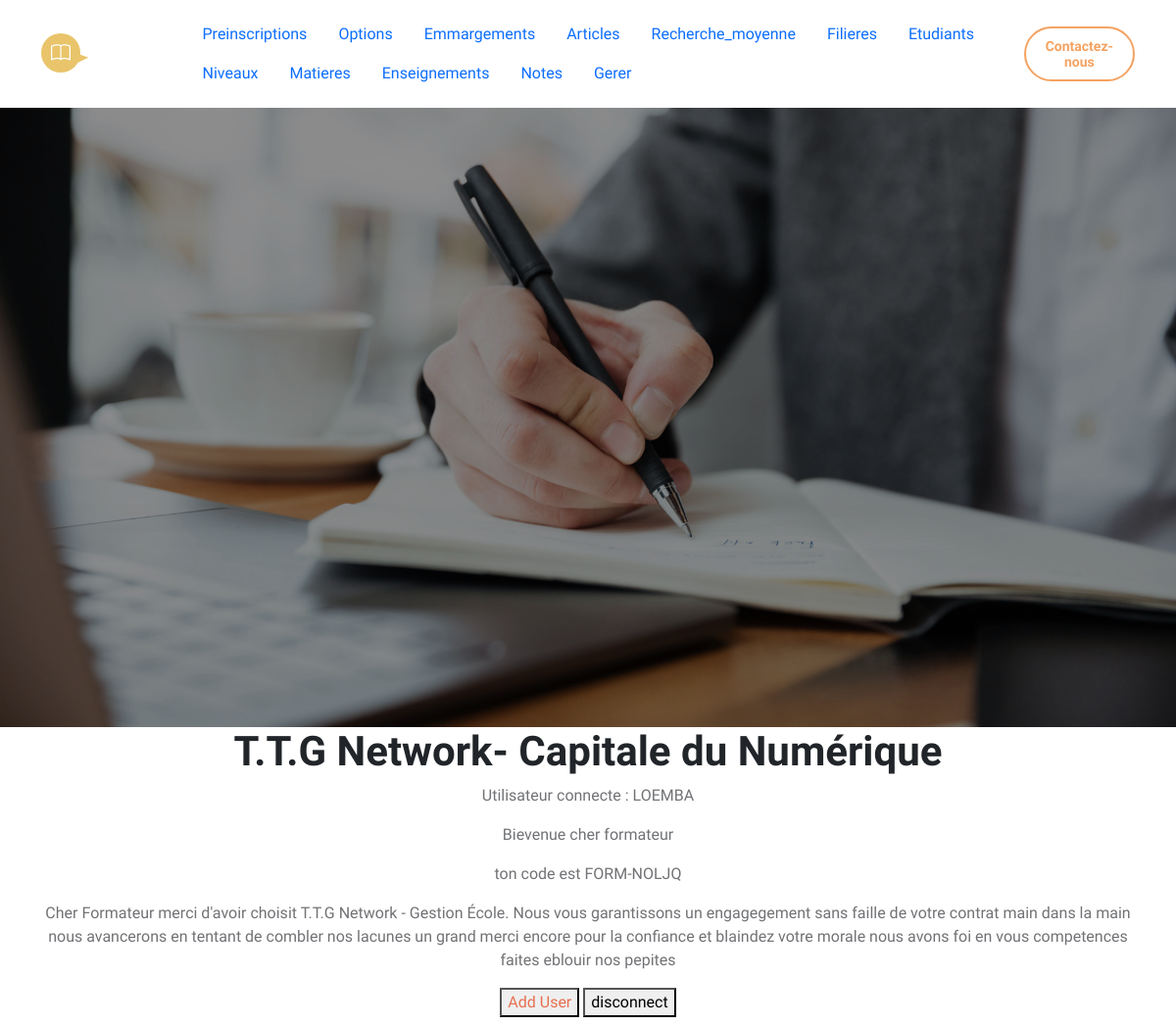
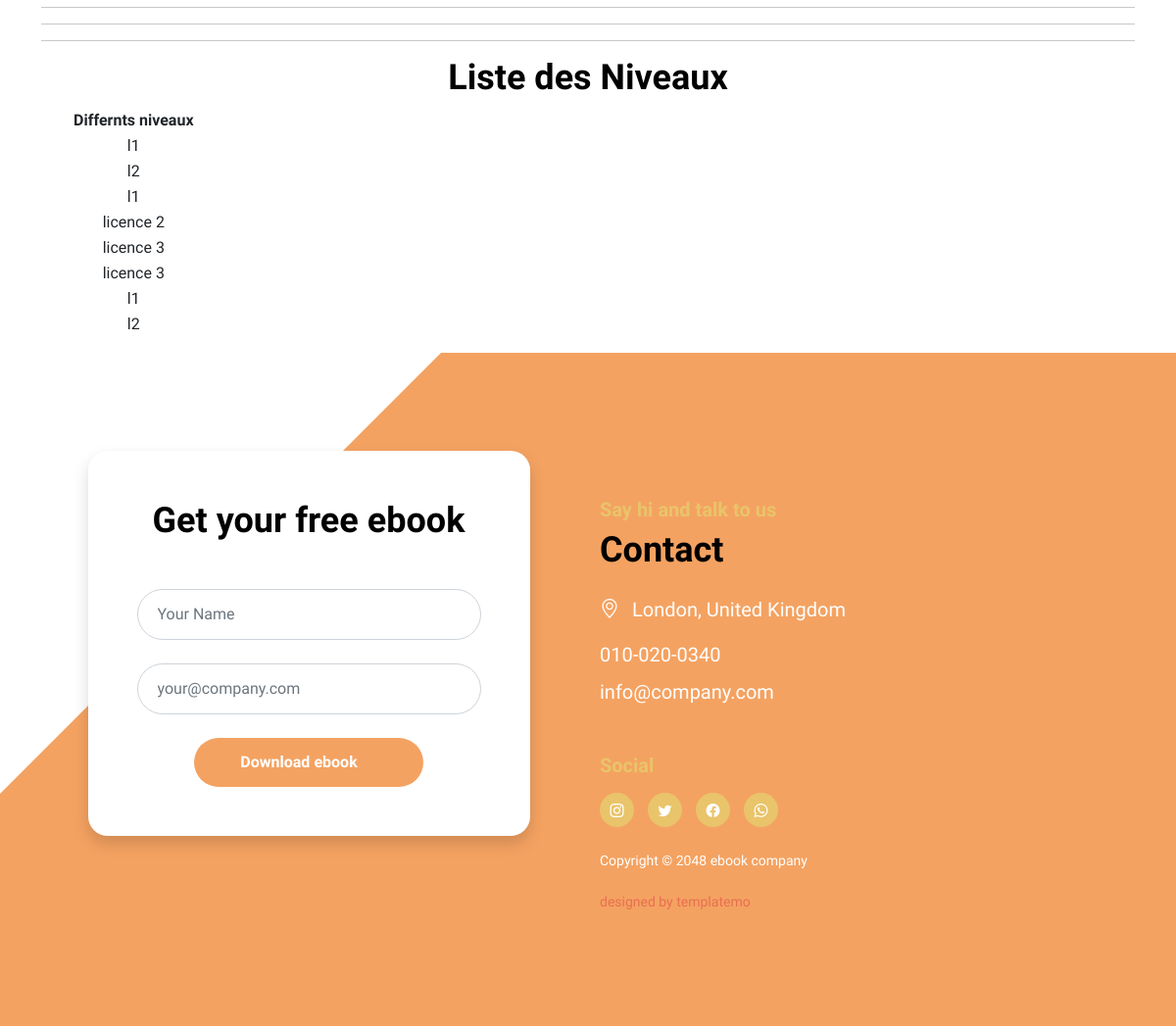
Screenshot of /niveau (signed in) with the database file from the repository (2 pictures, top to bottom).
### core/models.py (models this page shows, shortened)
class User(AbstractUser):
    ROLES = (
        ('admin', 'Administrateur'),
        ('formateur', 'Formateur'),
        ('etudiant', 'Étudiant'),
        ('parent', 'Parent'),
    )
    role = models.CharField(max_length=20, choices=ROLES)
    code_formateur = models.CharField(max_length=10, unique=True, null=True, blank=True)
    code_parent = models.CharField(max_length=10, unique=True, null=True, blank=True)
    matricule = models.CharField(max_length=30, unique=True, null=True, blank=True)

class Niveau(models.Model):
    nom = models.CharField(max_length=50)

### core/views.py (the view)
# urls.py: path('niveau', views.niveaux_view, name='niveau'),
@login_required
def niveaux_view(request):
    niveaux = Niveau.objects.all()
    return render(request, 'liste_niveaux.html', {'niveaux': niveaux})

### core/templates/liste_niveaux.html (shortened to what this page needs)
{% extends "base.html" %}
{% block content %}
  <hr>
  <h2>Liste des Niveaux</h2>
  <ul>
      <table>
        <tr>
          <th>Differnts niveaux</th>
        </tr>
        {% for niveau in niveaux %}
        <tr>
          <td>{{ niveau.nom }}</td>
        </tr>
        {% endfor %}
      </table>
  </ul>
{% endblock %}

### core/templates/base.html (shortened to what this page needs)
<!DOCTYPE html>
<html lang="fr">
  {% load static %}
<head>
        <link href="{% static 'css/bootstrap.min.css' %}" rel="stylesheet">
        <link href="{% static 'css/bootstrap-icons.css' %}" rel="stylesheet">
        <link href="{% static 'css/templatemo-ebook-landing.css' %}" rel="stylesheet">
    </head>
    <body>
        <main>
            <nav class="navbar navbar-expand-lg">
                <div class="container">
                    <a class="navbar-brand" href="index.html">
                        <i class="navbar-brand-icon bi-book me-2"></i>
                        <span>ebook</span>
                    </a>
                    <div class="collapse navbar-collapse" id="navbarNav">
                        <ul class="nav">
                            <li class="nav-item">
                                <a class="nav-link click-scroll" href="{% url 'preinscription' %}">Preinscriptions</a>
                            </li>
                            <li class="nav-item">
                                <a class="nav-link click-scroll" href="{% url 'options' %}">Options</a>
                            </li>
                            <li class="nav-item">
                                <a class="nav-link click-scroll" href="{% url 'liste_emargements' %}">Emmargements</a>
                            </li>
                            <li class="nav-item">
                              <a class="nav-link click-scroll" href="{% url 'article' %}">Articles</a>
                          </li>
                            <li class="nav-item">
                                <a class="nav-link click-scroll" href="{% url 'recherche_moyenne' %}">Recherche_moyenne</a>
                            </li>
                            <li class="nav-item">
                                <a class="nav-link click-scroll" href="{% url 'filiere' %}">Filieres</a>
                            </li>
                            <li class="nav-item">
                                <a class="nav-link click-scroll" href="{% url 'etudiant' %}">Etudiants</a>
                            </li>
                            <li class="nav-item">
                                <a class="nav-link click-scroll" href="{% url 'niveau' %}">Niveaux</a>
                            </li>
                            <li class="nav-item">
                                <a class="nav-link click-scroll" href="{% url 'matiere' %}">Matieres</a>
                            </li>
                            <li class="nav-item">
                                <a class="nav-link click-scroll" href="{% url 'enseignement' %}">Enseignements</a>
                            </li>
                            <li class="nav-item">
                                <a class="nav-link click-scroll" href="{% url 'note' %}">Notes</a>
                            </li>
                            <li class="nav-item">
                                <a class="nav-link click-scroll" href="{% url 'admin:index' %}">Gerer</a>
                            </li>
                        </ul>
                        <div class="d-none d-lg-block">
                            <a href="#" class="btn custom-btn custom-border-btn btn-naira btn-inverted">
                                <i class="btn-icon bi-cloud-download"></i>
                                <span>Contactez-nous</span>
                            </a>
                        </div>
                    </div>
                </div>
            </nav>
            <section class="hero-section d-flex justify-content-center align-items-center" id="section_1">
              <div class="container">
                  <div class="row">
                      <div class="hero-image-wrap col-lg-6 col-12 mt-3 mt-lg-0">
                      </div>
                  </div>
              </div>
          </section>
<section class="container" style="text-align: center;">
  <header>
    <h1>T.T.G Network- Capitale du Numérique </h1>
    <main>
        <p>Utilisateur connecte : {{user}}</p>
          {% if user.is_authenticated %}
          {% if user.role %}
          <p>Bievenue cher {{user.role}} </p>
          {% else %}
          <p>Bievenue cher Admin </p>
          {% endif %}
            {% if user.matricule %}
            <p>ton matricule est {{user.matricule}}</p>
            <p>
                Cher etudiant merci d'avoir choisit T.T.G Network - Gestion École.
                Nous vous garantissons un apprentissage serieux et rigoureux main dans
                la main nous avancerons en tentant de combler nos lacunes un grand merci
                encore pour la confiance et blaindez votre morale car la route sera longue
            </p>
            {% elif user.code_formateur %}
            <p>ton code est {{user.code_formateur}}</p>
            <p>
                Cher Formateur merci d'avoir choisit T.T.G Network - Gestion École.
                Nous vous garantissons un engagegement sans faille de votre contrat main
                dans la main nous avancerons en tentant de combler nos lacunes un grand merci
                encore pour la confiance et blaindez votre morale nous avons foi en vous
                competences faites eblouir nos pepites
            </p>
            {% else %}
              <p>
                Bienvenue sur la plateforme officielle de T.T.G Network - Gestion Ecole.
                Accèdez facilement à votre avenir académique
            </p>
            {% endif %}
          {% endif %}
        <button><a href="{% url 'urlregister' %}">Add User</a></button>
        <a href="{% url 'urllogout' %}"><button>disconnect</button></a>
        <hr>
        <hr>
      </main>
      {% block content %}{% endblock %}
    </section>
  <section class="contact-section section-padding" id="section_5">
    <div class="container">
        <div class="row">
            <div class="col-lg-5 col-12 mx-auto">
                <form class="custom-form ebook-download-form bg-white shadow" action="#" method="post" role="form">
                    <div class="text-center mb-5">
                        <h2 class="mb-1">Get your free ebook</h2>
                    </div>
                    <div class="ebook-download-form-body">
                        <div class="input-group mb-4">
                            <input type="text" name="ebook-form-name" id="ebook-form-name" class="form-control" aria-label="ebook-form-name" aria-describedby="basic-addon1" placeholder="Your Name" required>
                            <span class="input-group-text" id="basic-addon1">
                            </span>
                        </div>
                        <div class="input-group mb-4">
                            <input type="email" name="ebook-email" id="ebook-email" pattern="[^ @]*@[^ @]*" class="form-control" placeholder="your@company.com" aria-label="ebook-form-email" aria-describedby="basic-addon2" required="">
                            <span class="input-group-text" id="basic-addon2">
                            </span>
                        </div>
                        <div class="col-lg-8 col-md-10 col-8 mx-auto">
                            <button type="submit" class="form-control">Download ebook</button>
                        </div>
                    </div>
                </form>
            </div>
            <div class="col-lg-6 col-12">
                <h6 class="mt-5">Say hi and talk to us</h6>
                <h2 class="mb-4">Contact</h2>
                <p class="mb-3">
                    <i class="bi-geo-alt me-2"></i>
                    London, United Kingdom
                </p>
                <p class="mb-2">
                    <a href="tel: 010-020-0340" class="contact-link">
                        010-020-0340
                    </a>
                </p>
                <p>
                    <a href="mailto:info@company.com" class="contact-link">
                        info@company.com
                    </a>
                </p>
                <h6 class="site-footer-title mt-5 mb-3">Social</h6>
                <ul class="social-icon mb-4">
                    <li class="social-icon-item">
                        <a href="#" class="social-icon-link bi-instagram"></a>
                    </li>
                    <li class="social-icon-item">
                        <a href="#" class="social-icon-link bi-twitter"></a>
                    </li>
                    <li class="social-icon-item">
                        <a href="#" class="social-icon-link bi-facebook"></a>
                    </li>
                    <li class="social-icon-item">
                        <a href="#" class="social-icon-link bi-whatsapp"></a>
                    </li>
                </ul>
                <p class="copyright-text">Copyright © 2048 ebook company
                <br><br><a rel="nofollow" href="https://templatemo.com" target="_blank">designed by templatemo</a></p>
            </div>
        </div>
    </div>
</section>
</main>
</body>
</html>

### rows the page displays
User: username "LOEMBA", role "formateur", code_formateur "FORM-NOLJQ"
Niveau: nom "l1"
Niveau: nom "l2"
Niveau: nom "l1"
Niveau: nom "licence 2"
Niveau: nom "licence 3"
Niveau: nom "licence 3"
Niveau: nom "l1"
Niveau: nom "l2"
